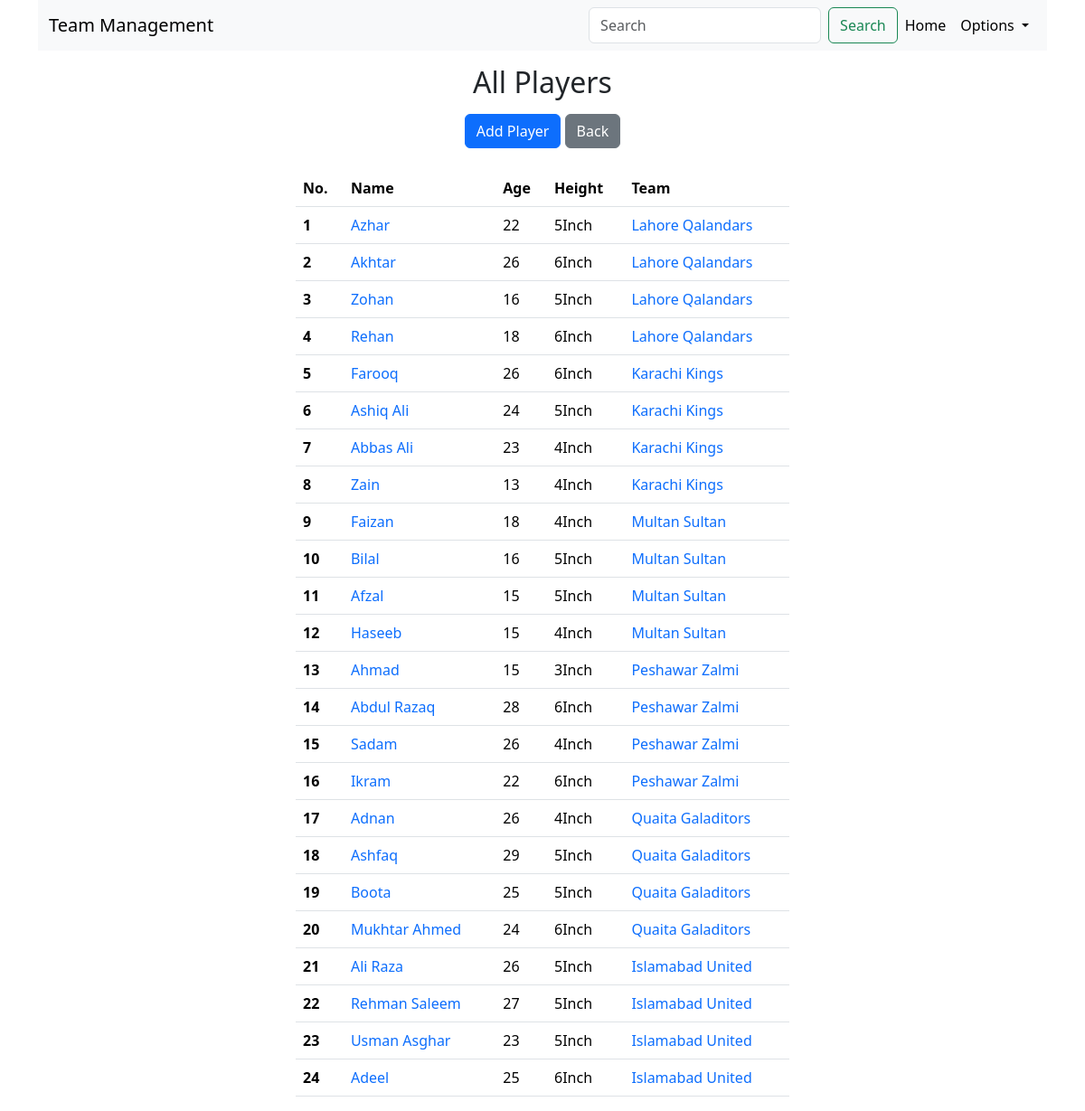
The page /players on the database its author committed.
### core/models.py (models this page shows, shortened)
class Player(models.Model):
    team=models.ForeignKey(Team,on_delete=models.CASCADE)
    name=models.CharField(max_length=255)
    age=models.IntegerField()
    dob=models.DateTimeField(auto_now_add=True)
    height=models.IntegerField()
    position=models.CharField(max_length=255)

class Team(models.Model):
    name=models.CharField(max_length=255)
    score=models.IntegerField()
    def __str__(self):
        return self.name

### core/views.py (the view)
# urls.py: path('players', views.players, name='players'),
def players(request):
    players=Player.objects.all()
    return render(request,'players.html',{'players':players})

### core/templates/players.html
{% extends 'index.html' %}
{% block first %}
<h2 class="mt-3 text-center">All Players</h2>
<div class="text-center mt-3">
    <a href="{% url 'player' %}" class="btn btn-primary">Add Player</a>
    <a href="{% url 'home' %}" class="btn btn-secondary">Back</a>
</div>
<div class=" mt-4 row ">
    <div class="col-md-6 mx-auto">
        <table class="table">
            <thead>
                <tr>
                    <th scope="col">No.</th>
                    <th scope="col">Name</th>
                    <th scope="col">Age</th>
                    <th scope="col">Height</th>
                    <th scope="col">Team</th>
                </tr>
            </thead>
            <tbody>
                {% for p in players %}
                <tr>
                    <th scope="row">{{forloop.counter}}</th>
                    <td><a href="{% url 'player_details' p.id%}" style="text-decoration: none;">{{p.name}}</a></td>
                    <td>{{p.age}}</td>
                    <td>{{p.height}}Inch</td>
                    <td><a href="{% url 'team_detail' p.id%}" style="text-decoration: none;">{{p.team}}</a></td>
                </tr>
                {% endfor %}
            </tbody>
        </table>
    </div>
</div>
{% endblock first %}

### rows shown on the page
Player: name "Azhar", age "22", height "5", team "Lahore Qalandars"
Player: name "Akhtar", age "26", height "6", team "Lahore Qalandars"
Player: name "Zohan", age "16", height "5", team "Lahore Qalandars"
Player: name "Rehan", age "18", height "6", team "Lahore Qalandars"
Player: name "Farooq", age "26", height "6", team "Karachi Kings"
Player: name "Ashiq Ali", age "24", height "5", team "Karachi Kings"
Player: name "Abbas Ali", age "23", height "4", team "Karachi Kings"
Player: name "Zain", age "13", height "4", team "Karachi Kings"
Player: name "Faizan", age "18", height "4", team "Multan Sultan"
Player: name "Bilal", age "16", height "5", team "Multan Sultan"
Player: name "Afzal", age "15", height "5", team "Multan Sultan"
Player: name "Haseeb", age "15", height "4", team "Multan Sultan"
Player: name "Ahmad", age "15", height "3", team "Peshawar Zalmi"
Player: name "Abdul Razaq", age "28", height "6", team "Peshawar Zalmi"
Player: name "Sadam", age "26", height "4", team "Peshawar Zalmi"
Player: name "Ikram", age "22", height "6", team "Peshawar Zalmi"
Player: name "Adnan", age "26", height "4", team "Quaita Galaditors"
Player: name "Ashfaq", age "29", height "5", team "Quaita Galaditors"
Player: name "Boota", age "25", height "5", team "Quaita Galaditors"
Player: name "Mukhtar Ahmed", age "24", height "6", team "Quaita Galaditors"
Player: name "Ali Raza", age "26", height "5", team "Islamabad United"
Player: name "Rehman Saleem", age "27", height "5", team "Islamabad United"
Player: name "Usman Asghar", age "23", height "5", team "Islamabad United"
Player: name "Adeel", age "25", height "6", team "Islamabad United"
